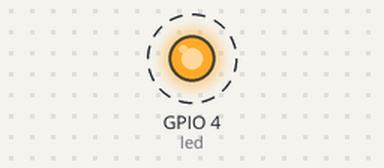
A program run on a simulated Raspberry Pi (BCM pin numbers). Shown: output pins drawn as LEDs (lit = HIGH). Dashed ring = blinking.

Above: at 0.5 s.
Timing chart, 0 to 4.6 s (numbered marks = the images above):
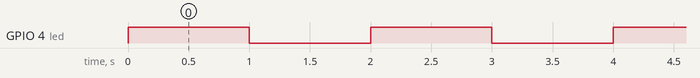

The program:

gpio_ex.py
```python
# gpio.py

from gpiozero import LED # gpio 모듈에서 LED 불러오기
from time import sleep # time 모듈에서 sleep() 불러오기

led = LED(4) # LED 핀 번호를 입력해준다. (객체생성)

while True:
  # led를 1초마다 깜빡거리게 하는법
  led.on() # 불켜라
  sleep(1)  # 1초 대기
  led.off() # 불꺼라
  sleep(1)  # 1초 대기
```

Measured:
- by itself, GPIO 4 (led): alternates HIGH for 1.0 s and LOW for 1.0 s
